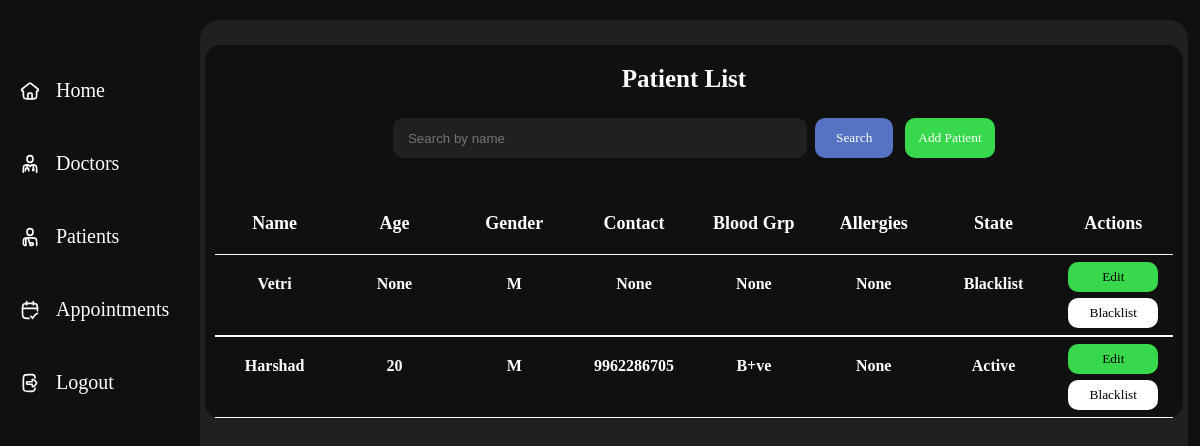
Before: /patient_list with the older database file.
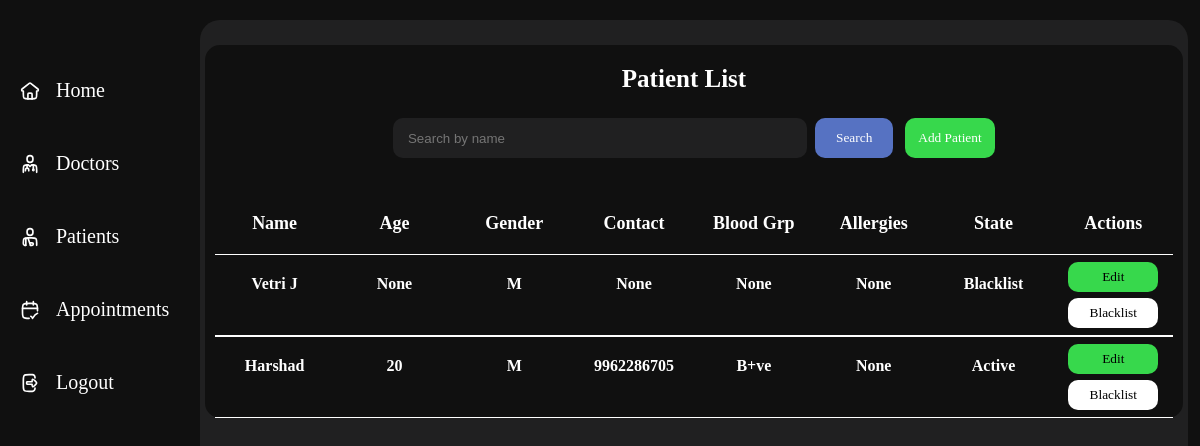
After: the same page with the newer database file.
### tables this page shows
CREATE TABLE PATIENTS(
                PATIENT_ID INTEGER PRIMARY KEY,
                PATIENT_NAME TEXT,
                AGE INTEGER,
                GENDER TEXT,
                ADDRESS TEXT,
                CONTACT TEXT,
                BLOOD_GRP TEXT,
                ALLERGIES TEXT,
                STATE TEXT,
                FOREIGN KEY (PATIENT_ID) REFERENCES USERS (USER_ID) ON DELETE CASCADE);

### app.py (the view)
@app.route('/patient_list')
def patient_list():
    name = request.args.get('name', '').strip()
    con=sqlite3.connect(database)
    cur=con.cursor()
    if name:
        cur.execute("SELECT * FROM PATIENTS WHERE PATIENT_NAME LIKE ?", ('%'+name+'%',))
    else:
        cur.execute("SELECT * FROM PATIENTS")
    patienttab = cur.fetchall()
    con.close()
    return render_template("admin/patient.html",patienttab=patienttab, search=name)

### Templates/admin/patient.html (shortened to what the changed rows need)
<!DOCTYPE html>
<html lang="en">
<head>
    <link rel="stylesheet" href="{{ url_for('static', filename='css/admindash.css') }}">
</head>
<body>
    <section class="main">
        <div class="view" style="height: 96vh;">
            <div class="appointments">
                <h1 id="hmm">Patient List</h1>
                <div class="titlee">
                    <div class="patient">
                        <h1>Name</h1>
                    </div>
                    <div class="patient">
                        <h1>Age</h1>
                    </div>
                    <div class="patient">
                        <h1>Gender</h1>
                    </div>
                    <div class="patient">
                        <h1>Contact</h1>
                    </div>
                    <div class="patient">
                        <h1>Blood Grp</h1>
                    </div>
                    <div class="patient">
                        <h1>Allergies</h1>
                    </div>
                    <div class="patient">
                        <h1>State</h1>
                    </div>
                    <div class="doc">
                        <h1>Actions</h1>
                    </div>
                </div>
                {% for i in patienttab%}
                <div class="title">
                    <div class="patient">
                        <h1>{{i[1]}}</h1>
                    </div>
                    <div class="patient">
                        <h1>{{i[2]}}</h1>
                    </div>
                    <div class="patient">
                        <h1>{{i[3]}}</h1>
                    </div>
                    <div class="patient">
                        <h1>{{i[5]}}</h1>
                    </div>
                    <div class="patient">
                        <h1>{{i[6]}}</h1>
                    </div>
                    <div class="patient">
                        <h1>{{i[7]}}</h1>
                    </div>
                    <div class="patient">
                        <h1>{{i[8]}}</h1>
                    </div>
                    <div class="stat" style="display: flex; flex-direction: column; justify-content: space-evenly; align-items: center; ">
                        <a href="{{ url_for('editpat', patient_id=i[0]) }}" style="text-decoration:none;">
                            <button style="background-color: #37d84c;">Edit</button>
                        </a>
                        {% if i[2] == 'Blacklist' %}
                                <form action="{{url_for('unbanpat',patient_id=i[0])}}" method="post">
                                    <button type="submit" style="background-color: rgb(255, 255, 255);">Revert</button>
                                </form>
                        {% else %}
                                <form action="{{url_for('blacklistpat',patient_id=i[0])}}" method="post">
                                    <button type="submit" style="background-color: rgb(255, 255, 255);">Blacklist</button>
                                </form>
                        {% endif %}
                    </div>
                </div>
                {% endfor %}
            </div>
        </div>
    </section>
</body>
</html>

Changed rows visible on the page:
changed PATIENTS "Blacklist": PATIENT_NAME "Vetri" → "Vetri J"
